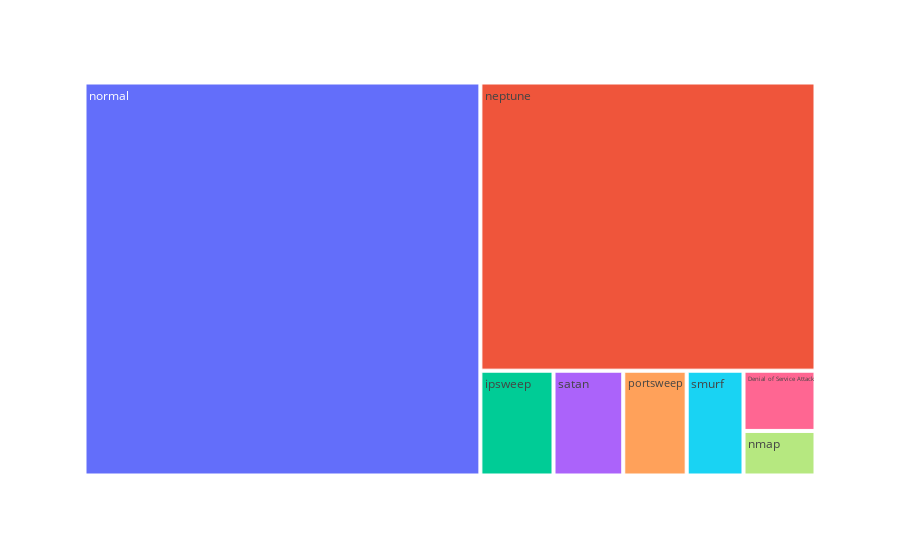

Notebook source saved alongside this figure:
### Code cell
# Create the TreeMap
fig = px.treemap(data_frame=df, path=['type_of_attack'])
fig.show()

### Figure 1 — Plotly figure (JSON) as saved in the notebook; plotly's stock layout.template omitted (floating-point values rounded to 4 significant figures)
{"data": [{"branchvalues": "total", "domain": {"x": [0, 1], "y": [0, 1]}, "hovertemplate": "labels=%{label}<br>count=%{value}<br>parent=%{parent}<br>id=%{id}<extra></extra>", "ids": ["Denial of Service Attack", "ipsweep", "neptune", "nmap", "normal", "portsweep", "satan", "smurf"], "labels": ["Denial of Service Attack", "ipsweep", "neptune", "nmap", "normal", "portsweep", "satan", "smurf"], "name": "", "parents": ["", "", "", "", "", "", "", ""], "type": "treemap", "values": [1638, 2894, 36468, 1212, 58756, 2511, 2761, 2249]}], "layout": {"legend": {"tracegroupgap": 0}, "margin": {"t": 60}}}
